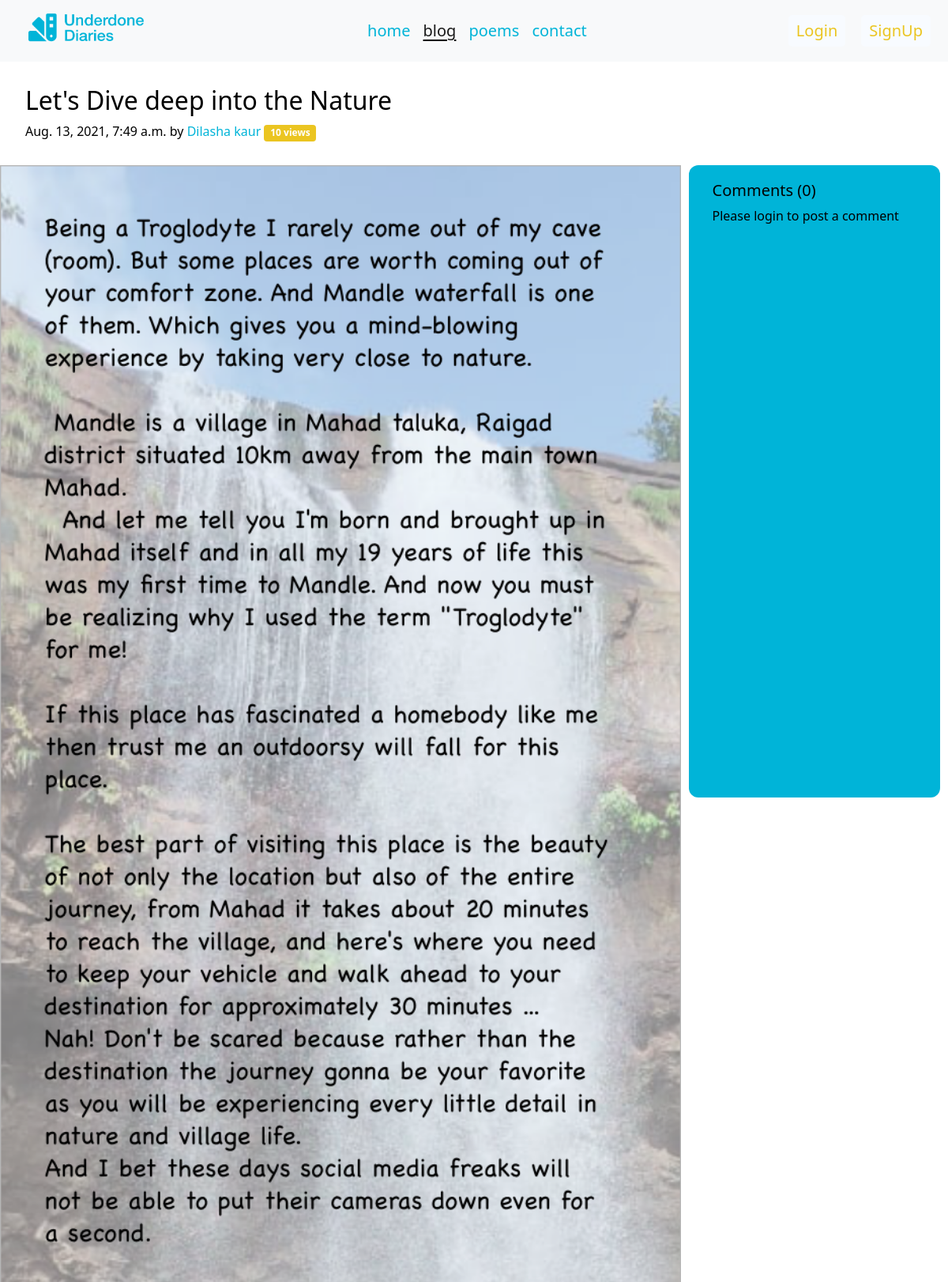
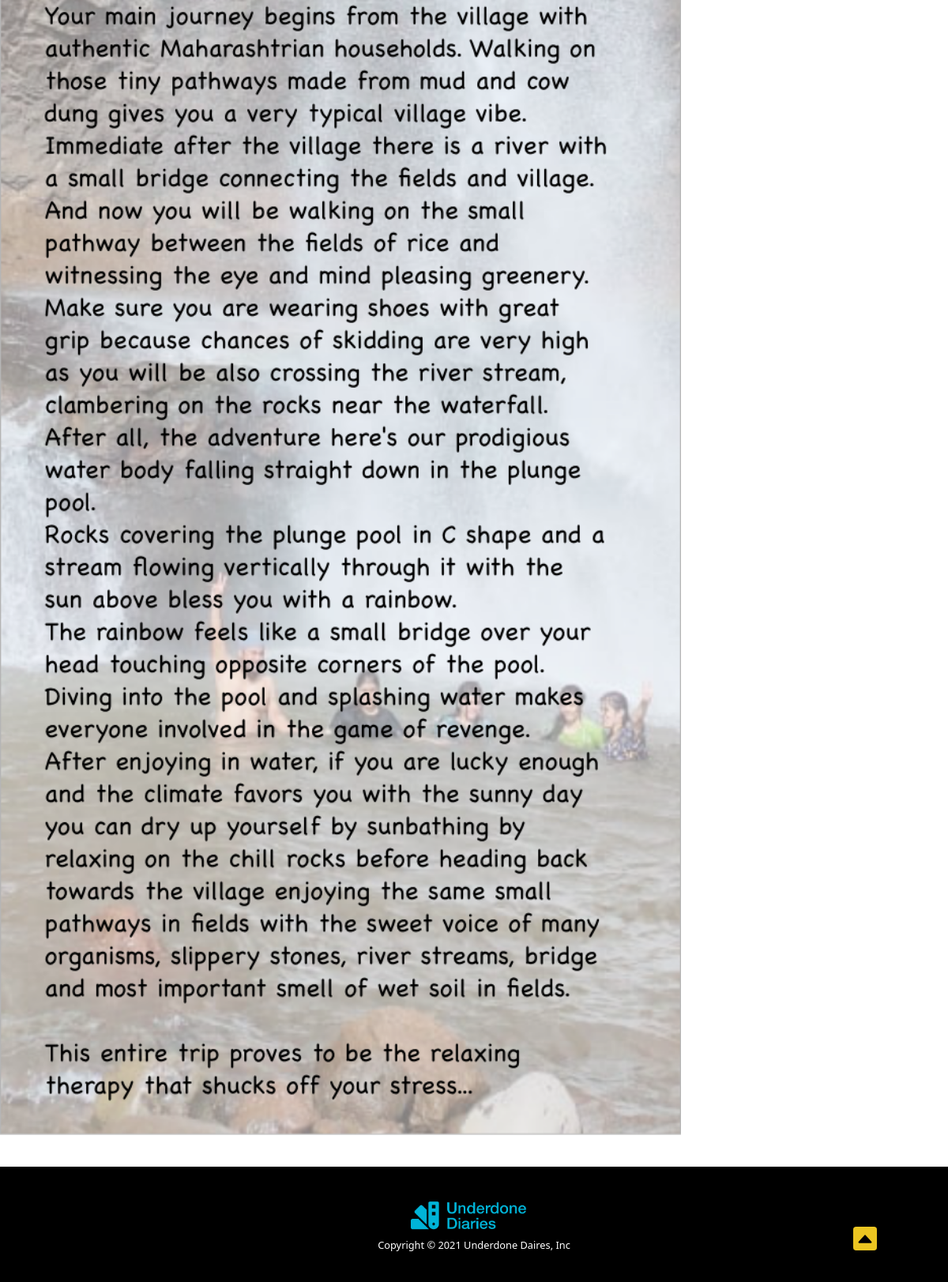
The page /blog/ldditn2 on the database its author committed (2 pictures, top to bottom).
### blog/models.py (models this page shows, shortened)
class Blog(models.Model):
    sno=models.AutoField(primary_key=True)
    title=models.CharField(max_length=255)
    slug=models.CharField(max_length=130)
    views=models.IntegerField(default=0)
    timeStamp=models.DateTimeField(blank=True)
    blog = models.ImageField(upload_to="blog/img", default="")
    content=models.TextField()

### blog/views.py (the view)
# urls.py: path('<str:slug>', views.blogPost, name='views.blogPost'),
def blogPost(request, slug):
    blog = Blog.objects.filter(slug=slug).first()
    blog.views = blog.views + 1
    blog.save()
    comments = BlogComment.objects.filter(post=blog, parent=None)
    replies = BlogComment.objects.filter(post=blog).exclude(parent=None)
    replyDict = {}
    for reply in replies:
      if reply.parent.sno not in replyDict.keys():
        replyDict[reply.parent.sno] = [reply]
      else:
        replyDict[reply.parent.sno].append(reply)
    context = {'blog': blog, 'comments': comments,'user': request.user, 'replyDict': replyDict}
    return render(request, "blog/blogPost.html", context)

### templates/blog/blogPost.html (shortened to what this page needs)
{% extends 'base.html' %}
{% block blogactive %} active {% endblock blogactive %}
{% block body %}
{% load humanize %}
{% load extras %}
<div class="container-fluid blog">
    <div class="blog-post post">
        <h2 class="blog-poem-title">{{blog.title}}</h2>
        <p class="blog-poem-meta">{{blog.timeStamp}} by <span style="color: #00b4d8;">Dilasha kaur</span></spanDilasha>
            <span class="badge badge-secondary">{{blog.views}} views</span>
        </p>
    </div>
</div>
<div class="content-comments">
    <img class="image" src="/media/{{blog.blog}}" alt="" />
    <div class="container comment">
        <h2 style="font-size: 20px">Comments ({{comments.count}})</h2>
        <div class="my-2">
            {% if user.is_authenticated %}
            <form action="/blog/postComment" method="post">
                {% csrf_token %}
                <div class="form-group">
                    <label for="exampleInputEmail1">Post Comment </label>
                    <input type="text" class="form-control inputCom" name="comment" placeholder="Enter comment here">
                </div>
                <input type="hidden" name="postSno" value="{{blog.sno}}">
                <input type="hidden" name="parentSno" value="">
                <button type="submit" class="btn btn-primary com rep">Submit</button>
            </form>
            {% else %}
            Please login to post a comment
            {% endif %}
    </div>
</div>
</div>
{% endblock body %}

### rows shown on the page
Blog: title "Let's Dive deep into the Nature", timeStamp "Aug. 13, 2021, 7:49 a.m.", views "10", blog (picture)

### other values the page prints
{{ comments.count }} "0"
